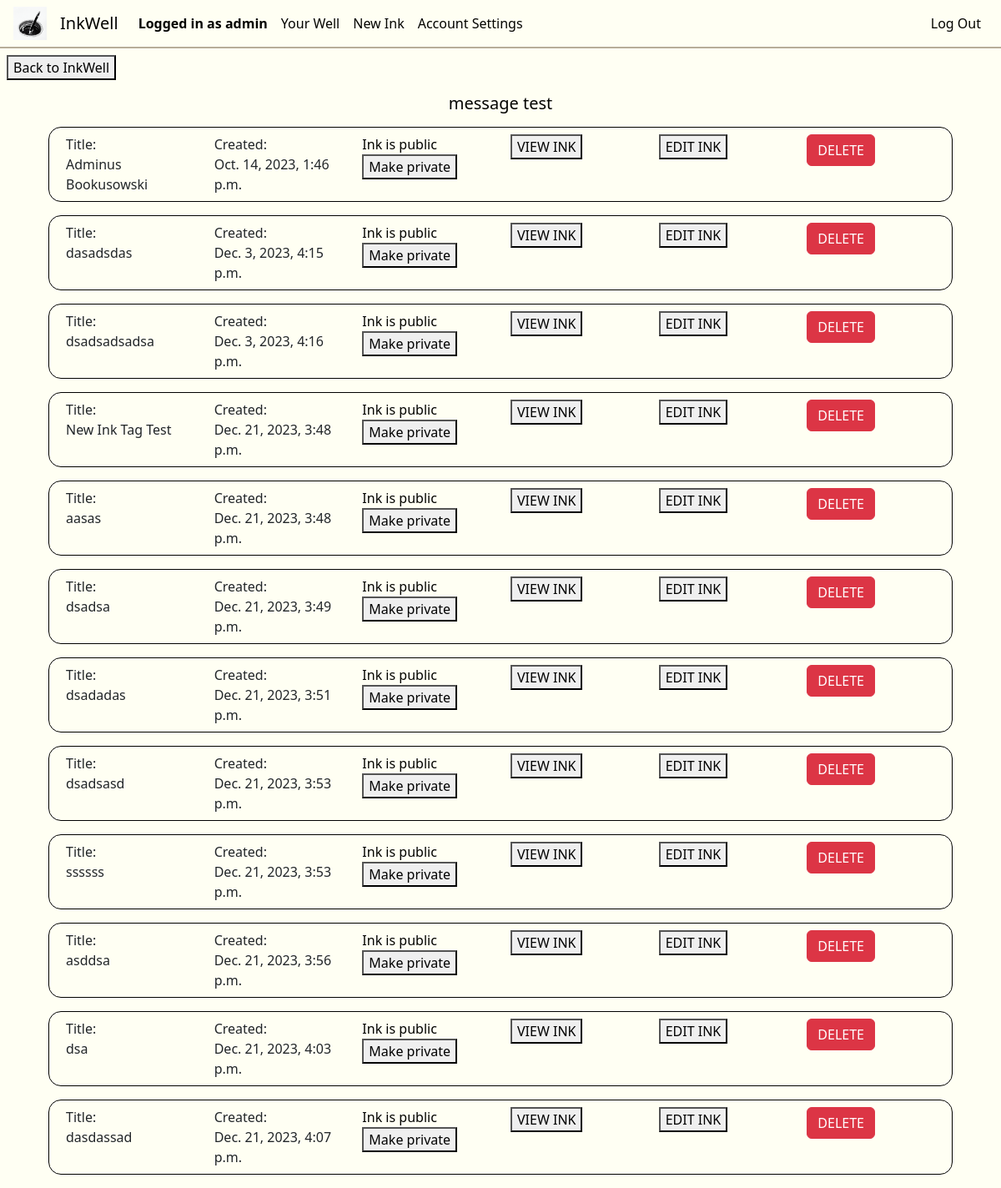
Before: /ink_settings (signed in) with the older database file.
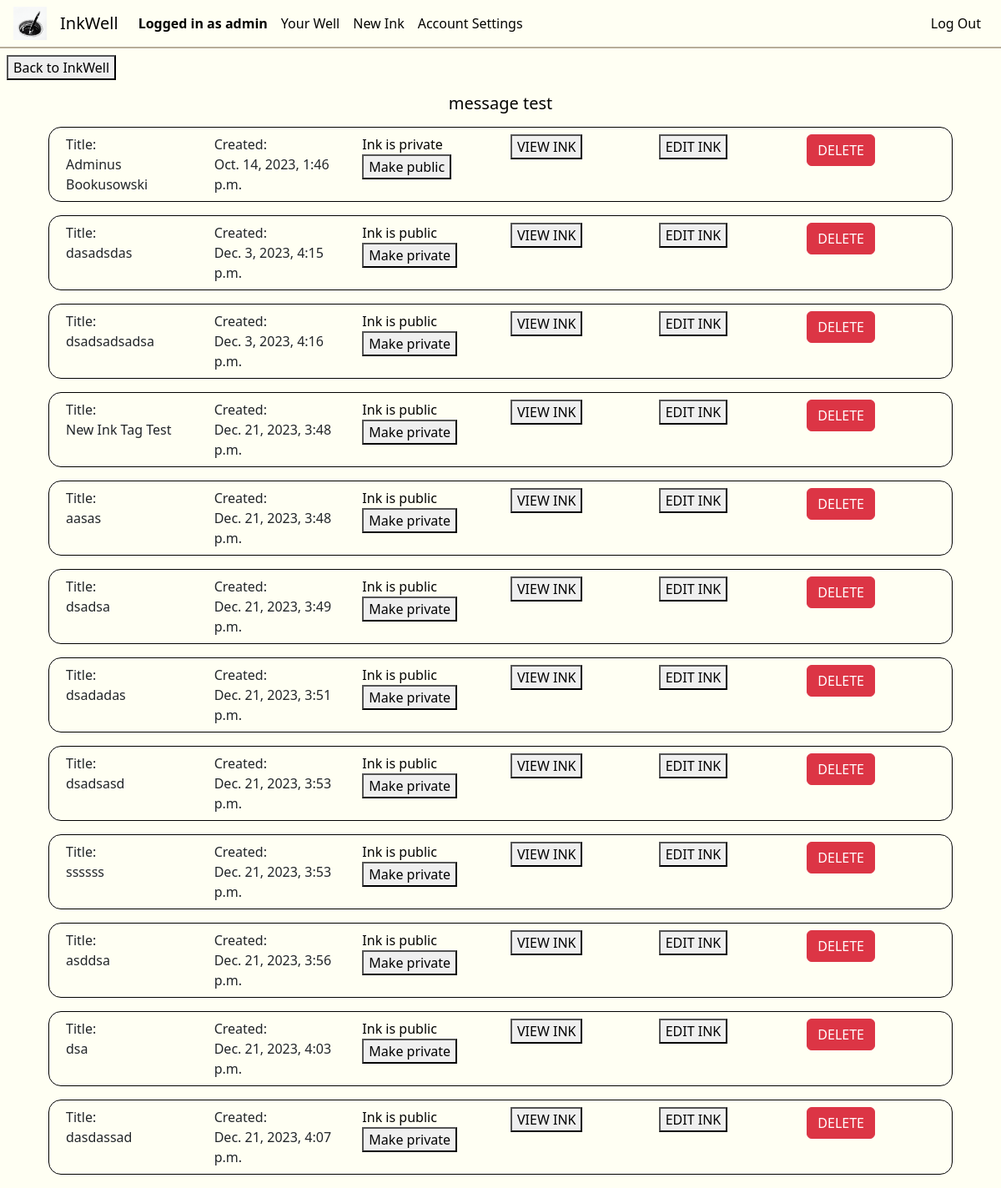
After: the same page with the newer database file.
### inkwell/models.py (models this page shows, shortened)
class Ink(models.Model):
    wellOrigin = models.ForeignKey(Well, on_delete=models.CASCADE, related_name="well_pk", default="")
    inkOwner = models.ForeignKey(User, on_delete=models.CASCADE, related_name="ink_owner", default="")
    coAuthors = models.ManyToManyField(User, related_name="CoAuthors", blank=True)
    privateStatus = models.BooleanField(default=False)
    updateStatus = models.BooleanField(default=False) # If the Ink is edited at least once, this changes to true
    ink_following = models.ManyToManyField(User, related_name="ink_following", blank=True)
    tags = models.ManyToManyField(Tag, related_name="tags", blank=True)
    description = models.CharField(max_length=500, default="")
    title = models.CharField(max_length=64, default="")
    views = models.PositiveBigIntegerField(default=0)
    creation_date = models.DateTimeField(default=timezone.now, editable=False)

### inkwell/views.py (the view)
# urls.py: path('ink_settings', views.ink_settings, name='ink_settings'),
@login_required
def ink_settings(request):
    retrieve_inks = Ink.objects.filter(inkOwner=request.user)
    return render(request, "inkwell/ink_settings.html", {
        "inks": retrieve_inks,
        "title": "Ink Settings",
        "message": "message test"
    })

### inkwell/templates/inkwell/ink_settings.html (shortened to what this page needs)
{% extends "inkwell/layout.html" %}
{% block body %}
<a href="{% url 'well' username=request.user.username %}"><button class="backToInkWell">Back to InkWell</button></a>
<div class="container">
    {% if message %}
        <h5 class="disFdirColAliCen m-2">{{ message }}</h5>
    {% endif %}
    {% for ink in inks %}
        <div class="row inkSettingRow">
            <div class="col">
                Title:
                <br>
                {{ ink.title }}
            </div>
            <div class="col">
                Created:
                <br>
                {{ ink.creation_date }}
            </div>
            <div class="col">
                <form class="form" method="post">
                    {% if ink.privateStatus %}
                        <span>Ink is private</span>
                        <button class="" id="makeInkPublic" type="submit" onclick="privatizeInk('makePublic')">Make public</button>
                    {% else %}
                        <span>Ink is public</span>
                        <button class="" id="makeInkPrivate" type="submit" onclick="privatizeInk('makePrivate')">Make private</button>
                    {% endif %}
                </form>
            </div>
            <div class="col">
                <a href="{% url 'ink_view' inkID=ink.id %}"><button>VIEW INK</button></a>
            </div>
            <div class="col">
                <a href="{% url 'edit_ink' inkID=ink.id %}"><button>EDIT INK</button></a>
            </div>
            <div class="col">
                <a href="{% url 'delete_ink' inkID=ink.id %}"><button class="btn btn-danger">DELETE</button></a>
            </div>
        </div>
    {% endfor %}
</div>
{% endblock %}

Changed rows visible on the page:
changed Ink "Adminus Bookusowski": privateStatus "Ink is public Make private" → "Ink is private Make public"
